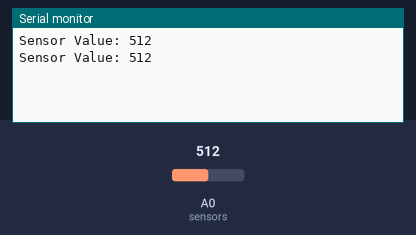
This sketch was run on a simulated Arduino Uno, built with avr-gcc and run on an emulated ATmega328P. Shown: the last lines printed to the serial monitor. The test bench sets the inputs (shaded band); at power-on: A0 (sensors) = 512.

Above: at 1.6 s.
1.7 s: A0 (sensors) set to 716
At 1.7 s:
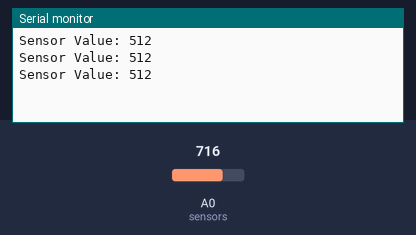
3.2 s: A0 (sensors) set to 900
At 3.7 s:
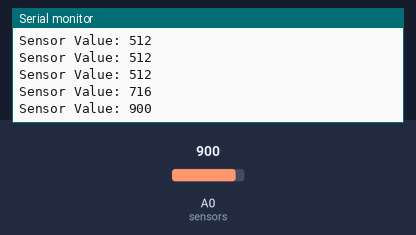
Timing chart, 0 to 6.2 s (numbered marks = the images above; inputs shaded):
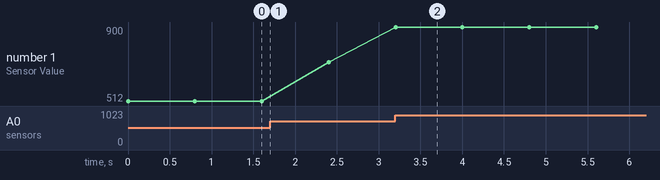

Measured:
- after the input at 3.2 s, the serial monitor: prints a new line at once (image 2)
- plotted number 1: 512 → 716 after the input at 1.7 s, 716 → 900 after the input at 3.2 s

The sketch:

Single_sensor.ino
```cpp
void setup() {

  Serial.begin(9600);

}

void loop() {

  int sensorValue = analogRead(A0); // gives analog values for the sensors


  Serial.print("Sensor Value: "); // gives the individual values for the sensor
  Serial.println(sensorValue);

// uncomment to show when the sensor is being pressed without values
//
//  if (sensorValueA <300)
//    {
//      Serial.println ("SensorA is pressed");
//
//

  delay (800); // change for the speed of serial monitor
}
```
